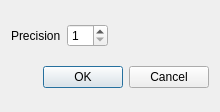
<?xml version="1.0" encoding="UTF-8"?>
<ui version="4.0">
 <class>SetUintDialog</class>
 <widget class="QDialog" name="SetUintDialog">
  <property name="geometry">
   <rect>
    <x>0</x>
    <y>0</y>
    <width>220</width>
    <height>112</height>
   </rect>
  </property>
  <property name="windowTitle">
   <string>Dialog</string>
  </property>
  <layout class="QVBoxLayout" name="verticalLayout_2">
   <item>
    <layout class="QHBoxLayout" name="horizontalLayout">
     <item>
      <widget class="QLabel" name="label">
       <property name="text">
        <string>Precision</string>
       </property>
      </widget>
     </item>
     <item>
      <widget class="QSpinBox" name="precision">
       <property name="minimum">
        <number>1</number>
       </property>
      </widget>
     </item>
     <item>
      <spacer name="horizontalSpacer">
       <property name="orientation">
        <enum>Qt::Horizontal</enum>
       </property>
       <property name="sizeHint" stdset="0">
        <size>
         <width>40</width>
         <height>20</height>
        </size>
       </property>
      </spacer>
     </item>
    </layout>
   </item>
   <item>
    <widget class="QDialogButtonBox" name="buttonBox">
     <property name="orientation">
      <enum>Qt::Horizontal</enum>
     </property>
     <property name="standardButtons">
      <set>QDialogButtonBox::Cancel|QDialogButtonBox::Ok</set>
     </property>
    </widget>
   </item>
  </layout>
 </widget>
 <resources/>
 <connections>
  <connection>
   <sender>buttonBox</sender>
   <signal>accepted()</signal>
   <receiver>SetUintDialog</receiver>
   <slot>accept()</slot>
   <hints>
    <hint type="sourcelabel">
     <x>248</x>
     <y>254</y>
    </hint>
    <hint type="destinationlabel">
     <x>157</x>
     <y>274</y>
    </hint>
   </hints>
  </connection>
  <connection>
   <sender>buttonBox</sender>
   <signal>rejected()</signal>
   <receiver>SetUintDialog</receiver>
   <slot>reject()</slot>
   <hints>
    <hint type="sourcelabel">
     <x>316</x>
     <y>260</y>
    </hint>
    <hint type="destinationlabel">
     <x>286</x>
     <y>274</y>
    </hint>
   </hints>
  </connection>
 </connections>
</ui>
